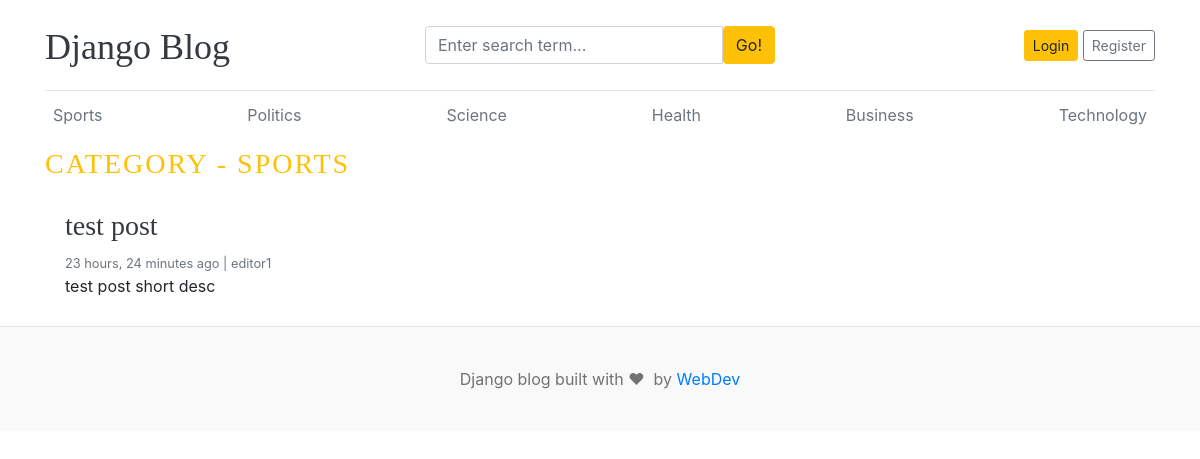
Page /category/1/ on the committed database.
### blogs/models.py (models this page shows, shortened)
class Category(models.Model):
  category_name = models.CharField(max_length=50, unique=True)
  created_at = models.DateTimeField(auto_now_add=True)
  updated_at = models.DateTimeField(auto_now=True)
  class Meta:
    verbose_name_plural = 'categories'
  def __str__(self):
      return self.category_name

class Blog(models.Model):
    title = models.CharField(max_length=100)
    slug = models.SlugField(max_length=150, unique=True, blank=True)
    category = models.ForeignKey(Category, on_delete=models.CASCADE)
    author = models.ForeignKey(User, on_delete=models.CASCADE)
    featured_image = models.ImageField(upload_to='uploads/%Y/%m/%d')
    short_description = models.TextField(max_length=500)
    blog_body = models.TextField(max_length=2000)
    status = models.CharField(max_length=20, choices=STATUS_CHOICES, default="Draft")
    is_featured = models.BooleanField(default=False)
    created_at = models.DateTimeField(auto_now_add=True)
    updated_at = models.DateTimeField(auto_now=True)

### blogs/views.py (the view)
# urls.py: path('<int:category_id>/',views.posts_by_category, name='posts_by_category')
def posts_by_category(request,category_id):
  posts = Blog.objects.filter(status='Published',category=category_id)
  category = get_object_or_404(Category,pk=category_id)
  context = {
    'posts':posts,
    'category':category
  }
  return render(request, 'posts_by_category.html',context)

### blogs/context_processors.py (called while the page is built)
def get_categories(request):
    categories = Category.objects.all()
    return dict(categories=categories)

def get_social_links(request):
    social_links = SocialLink.objects.all()
    return dict(social_links=social_links)

### templates/posts_by_category.html (shortened to what this page needs)
{% extends "base.html" %}
{% block content %}
  <h3 class="text-uppercase text-warning" style="letter-spacing: 2px;">
    Category - {{category}}
  </h3>
  <div class="row mb-2">
    {% if posts %}
    {% for post in posts %}
    <div class="col-md-6">
      <div class="card border-0" >
        <div class="card-body">
          <h3><a href="{% url "blogs" post.slug %}" class="text-dark">{{ post.title }}</a></h3>
          <small class="mb-1 text-muted">{{ post.created_at | timesince }} ago | {{ post.author }}</small>
          <p class="card-text">{{ post.short_description | truncatewords:25 }}</p>
        </div>
      </div>
    </div>
    {% endfor %}
    {% else %}
    <p>No posts found</p>
    {% endif %}
  </div>
</div>
{% endblock content %}

### templates/base.html (shortened to what this page needs)
{% load static %}
<!DOCTYPE html>
<html lang="en">
  <head>
    <link href="https://getbootstrap.com/docs/4.0/dist/css/bootstrap.min.css" rel="stylesheet">
    <link href="{% static 'css/blog.css' %}" rel="stylesheet">
    <link rel="stylesheet" href="https://cdnjs.cloudflare.com/ajax/libs/font-awesome/4.7.0/css/font-awesome.min.css">
  </head>
<body>
    <div class="container">
      <header class="blog-header py-3">
        <div class="row flex-nowrap justify-content-between align-items-center">
          <div class="col-4 pt-1">
            <a class="blog-header-logo text-dark" href="/">Django Blog</a>
          </div>
          <div class="col-4">
            <form action="{% url 'search' %}" method="GET">
              <div class="input-group">
                <input class="form-control" type="text" name="keyword" value="{{ keyword }}" placeholder="Enter search term..." aria-label="Enter search term..." aria-describedby="button-search" />
                <button type="submit" class="btn btn-warning" id="button-search" type="button">Go!</button>
            </div>
            </form>
          </div>
          <div class="col-4 d-flex justify-content-end align-items-center">
            {% if not user.is_authenticated %}
            <a class="btn btn-sm btn-warning" href="{% url 'login' %}">Login</a> &nbsp;
            <a class="btn btn-sm btn-outline-secondary" href="{% url 'register' %}">Register</a>
            {% else %}
            <span><a href="{% url "dashboard" %}">Dashboard</a></span>
            &emsp;
            <span><a href="{% url 'logout' %}">Logout</a></span>
            {% endif %}
          </div>
        </div>
      </header>
      <div class="nav-scroller py-1 mb-2">
        <nav class="nav d-flex justify-content-between">
          {% for cat in categories %}
          <a class="p-2 text-muted" href="{% url 'posts_by_category' cat.id %}">{{ cat.category_name }}</a>
          {% endfor %}
        </nav>
      </div>
{% block content %}
{% endblock content %}
<footer class="blog-footer">
  <p>Django blog built with &#x2764; &#xfe0f; by <a href="#">WebDev</a></p>
</footer>
</body>
</html>

### blog_main/static/css/blog.css (style rules this page uses)
.blog-header { border-bottom: 1px solid #e5e5e5; }
.blog-header-logo { font-family: "Playfair Display", Georgia, "Times New Roman", serif; font-size: 2.25rem; }
h1, h2, h3, h4, h5, h6 { font-family: "Playfair Display", Georgia, "Times New Roman", serif; }
.blog-footer { padding: 2.5rem 0; color: #727272; text-align: center; background-color: #f9f9f9; border-top: .05rem solid #e5e5e5; }
.blog-footer p:last-child { margin-bottom: 0; }

### rows in the picture
Category: category_name "Sports", category_name "SPORTS"
Category: category_name "Politics"
Category: category_name "Science"
Category: category_name "Health"
Category: category_name "Business"
Category: category_name "Technology"
Blog: title "test post", created_at "23 hours, 24 minutes", author "editor1", short_description "test post short desc"
